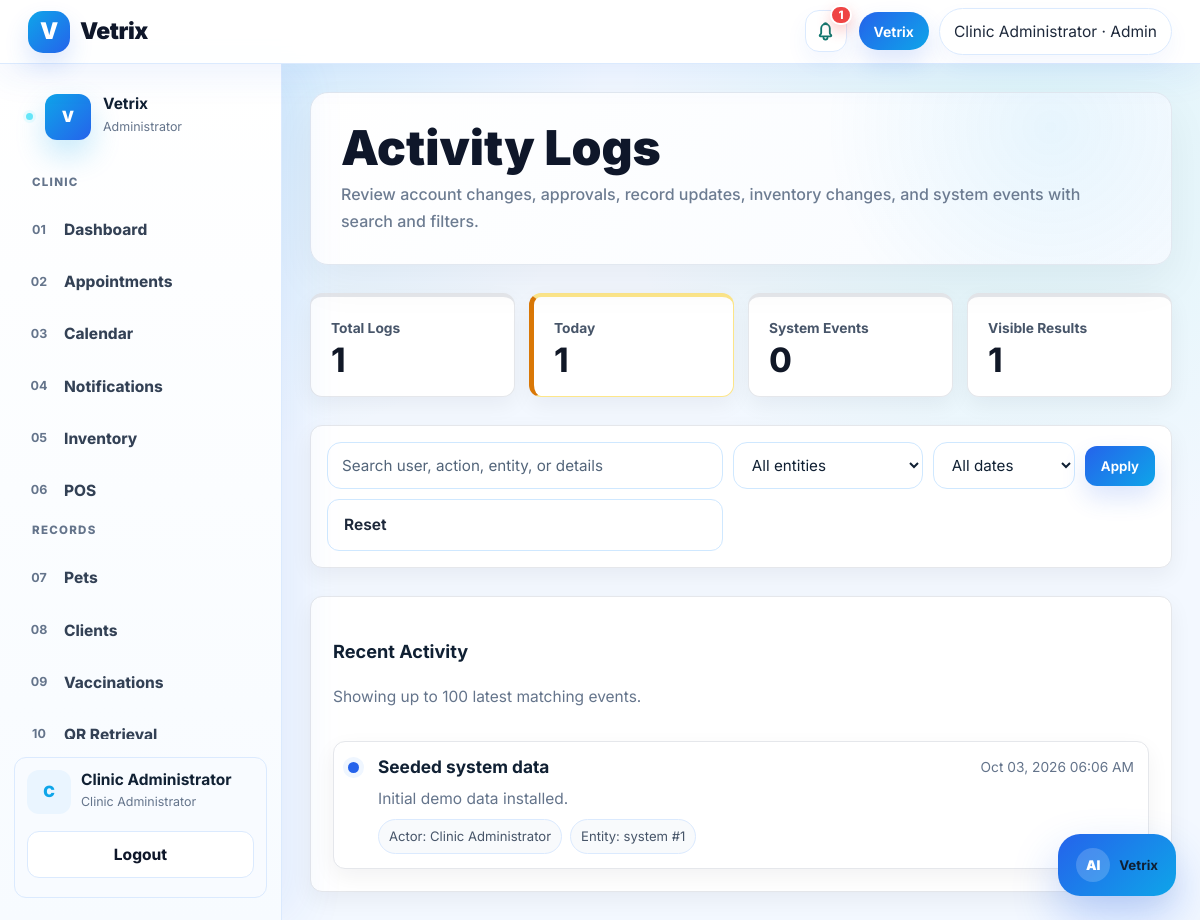
The page /admin/activity_logs.php (signed in) on the database its author committed.
### tables this page shows
CREATE TABLE audit_logs (
    id INT AUTO_INCREMENT PRIMARY KEY,
    actor_user_id INT,
    action VARCHAR(160),
    entity_type VARCHAR(80),
    entity_id INT,
    details TEXT,
    created_at TIMESTAMP DEFAULT CURRENT_TIMESTAMP
);

CREATE TABLE users (
    id INT AUTO_INCREMENT PRIMARY KEY,
    full_name VARCHAR(120) NOT NULL,
    email VARCHAR(120) UNIQUE NOT NULL,
    phone VARCHAR(30),
    emergency_contact VARCHAR(120),
    address VARCHAR(255),
    password VARCHAR(255) NOT NULL,
    role ENUM('admin','veterinarian','staff','client') NOT NULL DEFAULT 'client',
    account_source ENUM('self_registered','admin_created','system_seed') DEFAULT 'self_registered',
    created_by INT NULL,
    status ENUM('pending','approved','active','inactive','rejected') NOT NULL DEFAULT 'pending',
    approved_by INT NULL,
    approved_at DATETIME NULL,
    rejected_at DATETIME NULL,
    otp_verified_at DATETIME NULL,
    created_at TIMESTAMP DEFAULT CURRENT_TIMESTAMP
);

### includes/functions.php (called while the page is built, shortened)
<?php
function e($value) {
    return htmlspecialchars($value ?? '', ENT_QUOTES, 'UTF-8');
}
?>

### admin/activity_logs.php (the view, shortened to what this page needs)
<?php
require_once "../config/database.php";
require_once "../includes/functions.php";
include "../includes/header.php";
include "../includes/navbar.php";
$q = trim($_GET['q'] ?? '');
$dateFilter = trim($_GET['date'] ?? 'all');
$where = [];
$whereSql = $where ? 'WHERE ' . implode(' AND ', $where) : '';
$sql = "SELECT a.*, u.full_name
    FROM audit_logs a
    LEFT JOIN users u ON a.actor_user_id=u.id
    $whereSql
    ORDER BY a.created_at DESC
    LIMIT 100";
$stmt = $conn->prepare($sql);
$stmt->execute();
$rows = $stmt->get_result();
$countSql = "SELECT COUNT(*) c FROM audit_logs a LEFT JOIN users u ON a.actor_user_id=u.id $whereSql";
$countStmt = $conn->prepare($countSql);
$countStmt->execute();
$visibleCount = (int)($countStmt->get_result()->fetch_assoc()['c'] ?? 0);
$summary = $conn->query("SELECT
    COUNT(*) total_logs,
    SUM(DATE(created_at)=CURDATE()) today_logs,
    SUM(actor_user_id IS NULL) system_logs,
    COUNT(DISTINCT actor_user_id) active_users
    FROM audit_logs")->fetch_assoc();
?>
<div class="layout"><?php include "../includes/admin_sidebar.php"; ?>
<main class="content">
    <section class="hero admin-hero-banner mb-4">
        <h1>Activity Logs</h1>
        <p>Review account changes, approvals, record updates, inventory changes, and system events with search and filters.</p>
    </section>
    <section class="admin-summary-grid mb-4">
        <div class="admin-summary-card"><span>Total Logs</span><b><?= (int)($summary['total_logs'] ?? 0) ?></b></div>
        <div class="admin-summary-card"><span>Today</span><b><?= (int)($summary['today_logs'] ?? 0) ?></b></div>
        <div class="admin-summary-card"><span>System Events</span><b><?= (int)($summary['system_logs'] ?? 0) ?></b></div>
        <div class="admin-summary-card"><span>Visible Results</span><b><?= $visibleCount ?></b></div>
    </section>
    <section class="admin-filter-panel mb-4">
        <form method="GET" class="admin-filter-form">
            <input class="form-control" name="q" value="<?= e($q) ?>" placeholder="Search user, action, entity, or details">
            <select class="form-select" name="entity">
                <option value="all">All entities</option>
            </select>
            <select class="form-select" name="date">
                <option value="all" <?= $dateFilter === 'all' ? 'selected' : '' ?>>All dates</option>
            </select>
            <button class="btn btn-primary">Apply</button>
            <a class="btn btn-light" href="activity_logs.php">Reset</a>
        </form>
    </section>
    <section class="admin-workflow-card">
        <div class="section-head mb-3">
            <div>
                <h3>Recent Activity</h3>
                <p class="text-muted mb-0">Showing up to 100 latest matching events.</p>
            </div>
        </div>
        <?php if ($rows->num_rows === 0): ?>
            <div class="admin-empty-state">
                <h3>No activity found</h3>
                <p>Try changing the search term, entity type, or date filter.</p>
            </div>
        <?php else: ?>
            <div class="admin-timeline-list">
                <?php while ($r = $rows->fetch_assoc()): ?>
                    <article class="admin-timeline-item">
                        <div class="admin-timeline-marker"></div>
                        <div>
                            <div class="admin-row-title">
                                <h3><?= e($r['action']) ?></h3>
                                <span><?= e(date('M d, Y h:i A', strtotime($r['created_at']))) ?></span>
                            </div>
                            <p><?= e($r['details'] ?: 'No details saved.') ?></p>
                            <div class="admin-meta-row">
                                <span>Actor: <?= e($r['full_name'] ?: 'System') ?></span>
                                <span>Entity: <?= e($r['entity_type'] ?: 'General') ?><?= $r['entity_id'] ? ' #' . e($r['entity_id']) : '' ?></span>
                            </div>
                        </div>
                    </article>
                <?php endwhile; ?>
            </div>
        <?php endif; ?>
    </section>
</main>
</div>
<?php include "../includes/footer.php"; ?>

### rows shown on the page
audit_logs: action "Seeded system data", created_at "Oct 03, 2026 06:06 AM", details "Initial demo data installed.", users.full_name "Clinic Administrator", entity_type "system", entity "1"

### other values the page prints
$notifLabel "1"
$_SESSION['full_name'] "Clinic Administrator"
$navRole "Admin"
$section "CLINIC"
$link[0] "01"
$link[1] "Dashboard"
$link[0] "02"
$link[1] "Appointments"
$link[0] "03"
$link[1] "Calendar"
$link[0] "04"
$link[1] "Notifications"
$link[0] "05"
$link[1] "Inventory"
$link[0] "06"
